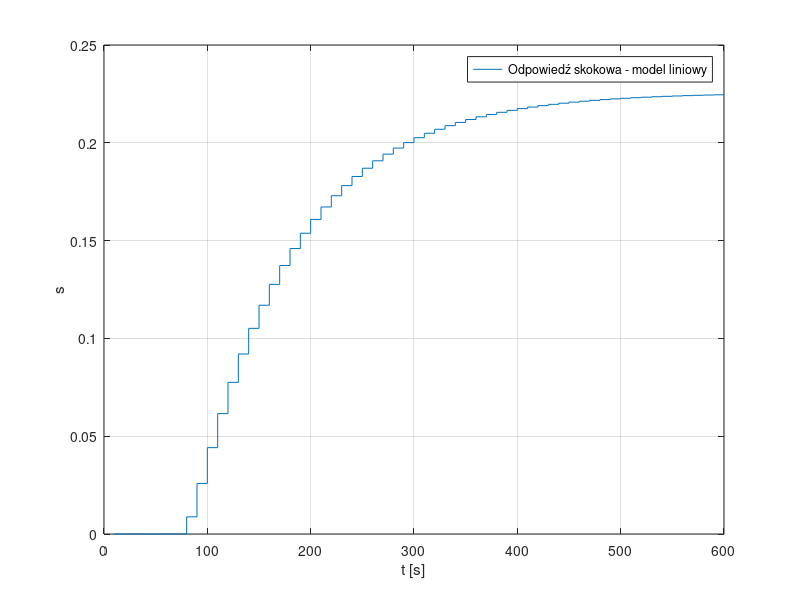

Recreate this plot in MATLAB. (Note: this script raises an error after producing the figure.)
%%%% Eksperymenty wykonane dla modelu liniowego - regulacja DMC
clear; clc; close all;

%% Parametry obiektu
p.A2 = 430; p.C1 = 0.85; p.a1 = 18; p.a2 = 24; p.tau = 70;
F1_0 = 55; FD_0 = 10;
h1_0 = ((F1_0 + FD_0)/p.a1)^2;
h2_0 = ((F1_0 + FD_0)/p.a2)^2;

%% Parametry regulatora DMC
Tp_reg   = 10;
D        = 60;
N        = 30;
Nu       = 5;
lambda   = 0.7;
limit_u  = [0 110];
limit_du = [-10 10];

%% Linearyzacja w punkcie pracy
F2_0 = p.a1*sqrt(h1_0);
F3_0 = p.a2*sqrt(h2_0);

dFh1_dh1 = -p.a1/(4*p.C1*h1_0^(3/2));
dFh1_dF1 =  1/(2*p.C1*h1_0);
dFh1_dFD =  1/(2*p.C1*h1_0);
dFh2_dh1 =  p.a1/(2*p.A2*sqrt(h1_0));
dFh2_dh2 = -p.a2/(2*p.A2*sqrt(h2_0));

%% Dyskretyzacja
Ts   = 0.5;
Tk   = 3000;
N = round(Tk/Ts);
d    = round(p.tau/Ts);
t    = (0:N)*Ts;

%% Odpowiedź skokowa modelu liniowego
co = round(Tp_reg/Ts);
s  = zeros(D,1);
dh1 = 0; dh2 = 0;
for k = 1:D*co
    du  = double(k > d);
    dh1_new = dh1 + Ts*( dFh1_dh1*dh1 + dFh1_dF1*du );
    dh2 = dh2 + Ts*( dFh2_dh1*dh1 + dFh2_dh2*dh2 );
    dh1 = dh1_new;
    if mod(k, co) == 0, s(k/co) = dh2; end
end

figure;
stairs((1:D)*Tp_reg, s); grid on; ylabel('s'); xlabel('t [s]');
legend('Odpowiedź skokowa - model liniowy','Location','best');

%% Przedstawienie regulacji DMC modelu liniowego
[ke, ku] = dmc_init(s, N, Nu, D, lambda);

yzad = h2_0*ones(1,N+1);
yzad(t >= 100)  = 1.6*h2_0;                
yzad(t >= 1000) = 2.7*h2_0;
FDc = FD_0*ones(1,N+1);
FDc(t >= 2000) = 1.5*FD_0;                 

h1c = h1_0*ones(1,N+1);  h2c = h2_0*ones(1,N+1);
u = F1_0*ones(1,N+1);
u_akt = F1_0;
dUp = zeros(D-1,1);

for k = 1:N
    if mod(k-1, co) == 0                   
        [u_akt, dUp] = dmc_krok(yzad(k), h2c(k), u_akt, dUp, ke, ku, limit_u, limit_du);
    end
    u(k) = u_akt;
    if k > d 
        F1 = u(k-d); 
    else 
        F1 = F1_0; 
    end

    h1c(k+1) = h1c(k) + Ts*( dFh1_dh1*(h1c(k)-h1_0) + dFh1_dF1*(F1-F1_0) + dFh1_dFD*(FDc(k)-FD_0) );
    h2c(k+1) = h2c(k) + Ts*( dFh2_dh1*(h1c(k)-h1_0) + dFh2_dh2*(h2c(k)-h2_0) );
end
u(end) = u(end-1);

%% Wykresy
ip = 1:co:N+1;

figure;
subplot(2,1,1);
stairs(t(ip), h2c(ip)); hold on;
stairs(t(ip), yzad(ip), '--'); hold off;
grid on; ylabel('h_2 [cm]');
legend('wyjście h_2','wartość zadana','Location','best');

subplot(2,1,2);
stairs(t(ip), u(ip)); hold on;
stairs(t(ip), FDc(ip), '--'); hold off;
grid on; ylabel('F [cm^3/s]'); xlabel('t [s]');
legend('sterowanie F_{1in}','zakłócenie F_D','Location','best');


%% Macierze regulatora DMC w wersji analitycznej
function [ke, ku] = dmc_init(s, N, Nu, D, lambda)
    M = zeros(N, Nu);
    for i = 1:N
        for j = 1:min(i, Nu)
            M(i,j) = s(min(i-j+1, D));
        end
    end
    Mp = zeros(N, D-1);
    for i = 1:N
        for j = 1:D-1
            Mp(i,j) = s(min(i+j, D)) - s(j);
        end
    end
    K  = (M'*M + lambda*eye(Nu)) \ M';
    ke = sum(K(1,:));
    ku = K(1,:) * Mp;
end

function [u, dUp] = dmc_krok(yzad, y, u_prev, dUp, ke, ku, limit_u, limit_du)
    du = ke*(yzad - y) - ku*dUp;
    du = min(max(du, limit_du(1)), limit_du(2));
    u = min(max(u_prev + du, limit_u(1)), limit_u(2));
    dUp = [u - u_prev; dUp(1:end-1)];
end
